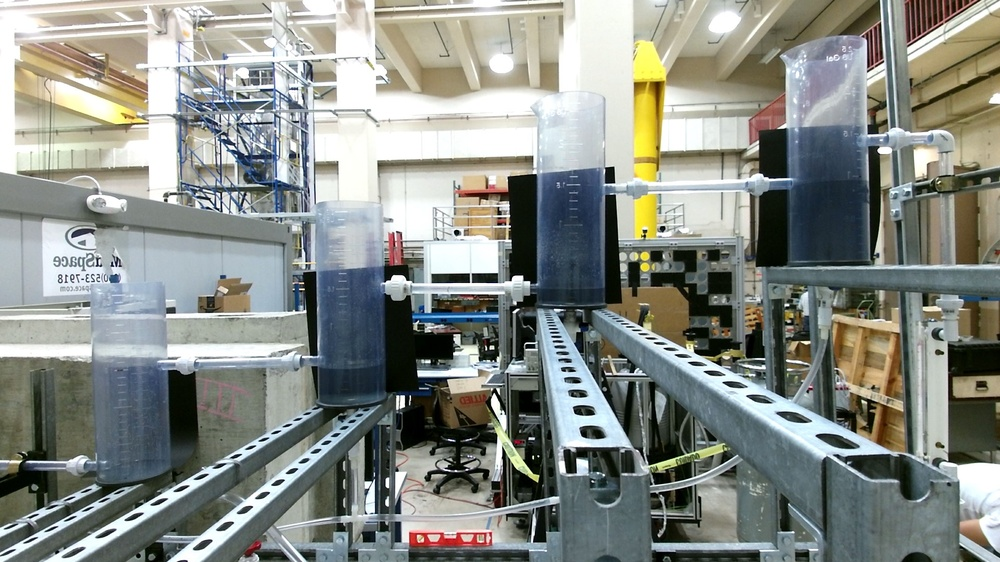
%> input picture WIN_20190628_17_29_44_Pro.jpg, 1000 x 562 px, shrunk from 1920 x 1080 before the run
$ octave get_height_test_nonideal.m   (GNU Octave 9; MATLAB toolbox functions it lacks are replaced by stand-ins)
%> lines starting %> are read from the running program, lines starting %| are printed output that depends on the picture; in (x1, y1, x2, y2) boxes, pixels count from 0 and x2, y2 are one past the last pixel; in counts of white or black regions, pixels touching at a corner belong together; the program's own positions count from 1
### get_height.m
function abs_height = get_height(filename, reference_height, initial_guess)
% Returns the fluid level in a clear container

% filename is the location of the image
% reference_height is the actual height of the container (in real life)
% Initial guess is the number of pixels associated with each important
% feature of the image. Suggested initial guesses are below.


% Currently only tested with single container need to make changes for
% multiple containers

% Suggested Changes:
% Write function that finds initial guesses for each height level of
% cylinder, right now, you would have to use regionprops() to figure out a
% reasonable inital guess
% OR
% Since camera location doesn't change, we can hard code in initial guesses

% Suggested Initial Guess:
% Smallest value of initial_guess array should correspond with the pixel
% area associated with the smallest expected amount of holdup. Largest
% value should correspond with the area of empty cylinder. To get these
% features use regionprops(), sort by area, and start excluding features
% with bwareaopen() until only regions of interest remain then pass these
% values to this function.


% reading the image
init_image = imread(filename);

% making the image gray scale
image_gray = rgb2gray(init_image);

% finding all edges in image
all_edges = edge(image_gray);

% finding smallest area in initial guess array
min_area = min(initial_guess);

% finding largest area in initial guess array
max_area = max(initial_guess);

% extracting all features of image that are within the range of the inital
% guess
clean_image = bwareafilt(all_edges, [min_area, max_area]);

% getting the region properties of the cleaned up image
image_props = regionprops(clean_image);

% image_props is a struct that contains centroid, area, and Bounding Box
% information. We just want the Bounding Box

% getting Bounding Box by coverting struct to cells
image_cells = struct2cell(image_props);
box = image_cells(3,:);

% Pulling height data and putting it into an array
s = size(box);
height = zeros(s(2),1);
for i = 1:s(2)
    height(i) = box{i}(4);
end

% The maximum height in the array corresponds to an empty tank
empty_tank = max(height);

% Converting pixel height to relative height
rel_height = height./empty_tank;

% Using given reference heights to convert relative heights to absolute
% heights
abs_height = rel_height.*reference_height;

### get_height_test_nonideal.m
% initializing filename and reference height
%reference height = tank
 filename = 'WIN_20190628_17_29_44_Pro.jpg';
% filename = 'cup_test_white_ background.jpg';
% filename = 'cropped_tank_17_27_49_Pro.jpg';
reference_height = 6;

% demonstration of regionprops() and edges()
image = imread(filename);
%> image is the input picture: size 562x1000x3 uint8; mean R, G, B 136.4, 140.6, 134.4
figure('Name','Original Image'); imshow(image);
dims = size(image)
%> dims = [562 1000 3]
bw_cup = rgb2gray(image);
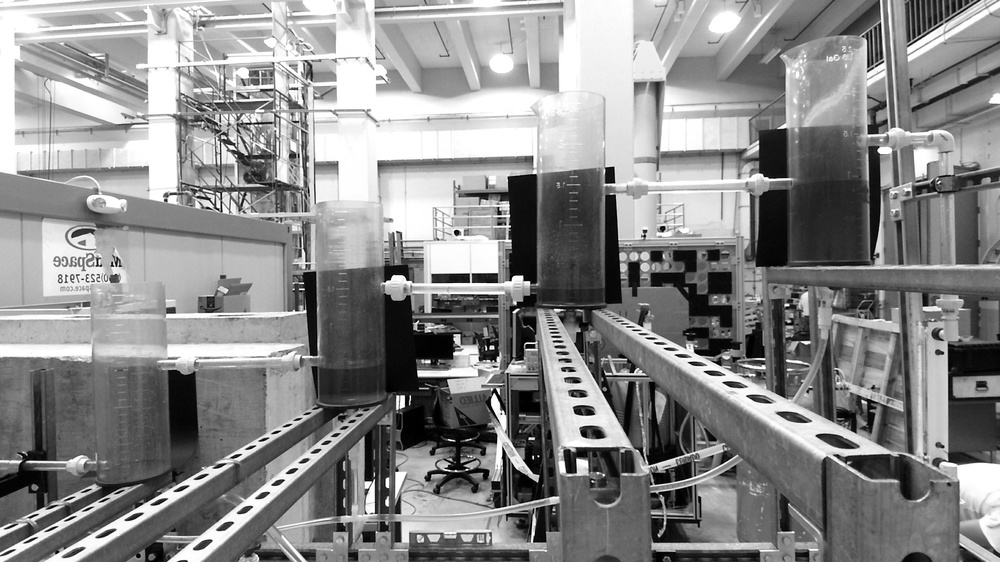
%> bw_cup: size 562x1000 uint8; min 0, max 255, mean 138.6
cup_edges = edge(bw_cup);
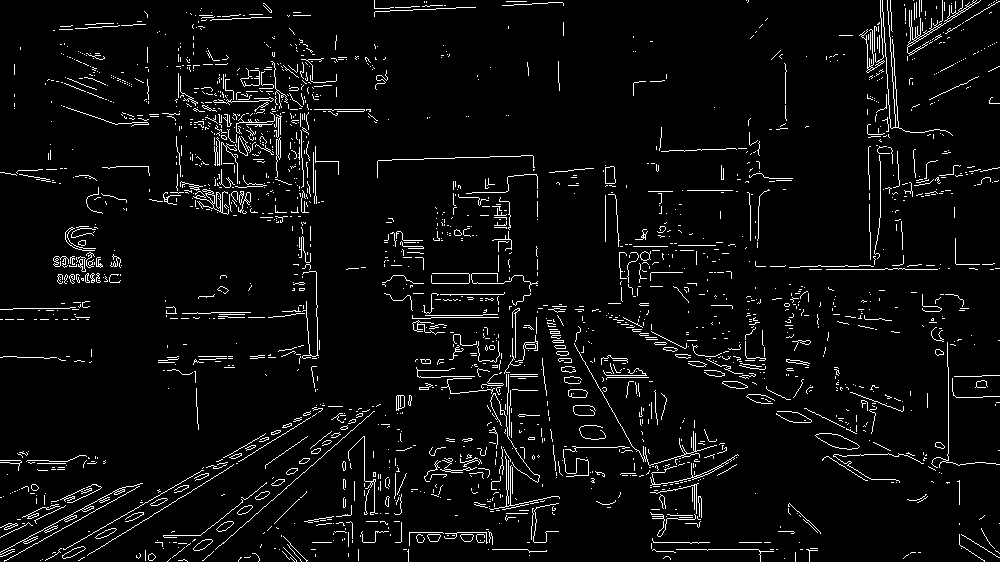
%> cup_edges: size 562x1000 logical; 4.7% white in thin lines or dots
cup_stats = regionprops(cup_edges);
%> cup_stats = 2032 regions; largest, box (x1, y1, x2, y2), Area and Centroid: (882, 0, 953, 136) 405 [896 78.7], (907, 0, 981, 56) 363 [932.8 26.6], (574, 343, 717, 466) 307 [651.8 432.9], (0, 483, 143, 553) 265 [75.8 515], (859, 0, 885, 73) 214 [874.6 47.3]
figure('Name','Edge Image'); imshow(cup_edges);


initial_guess = [30,50]; %guess for actual system

%think about ways to make this guess easier to determine
%for clean cup
%initial_guess = [1000,4000];

clean_cup = bwareafilt(cup_edges, initial_guess);
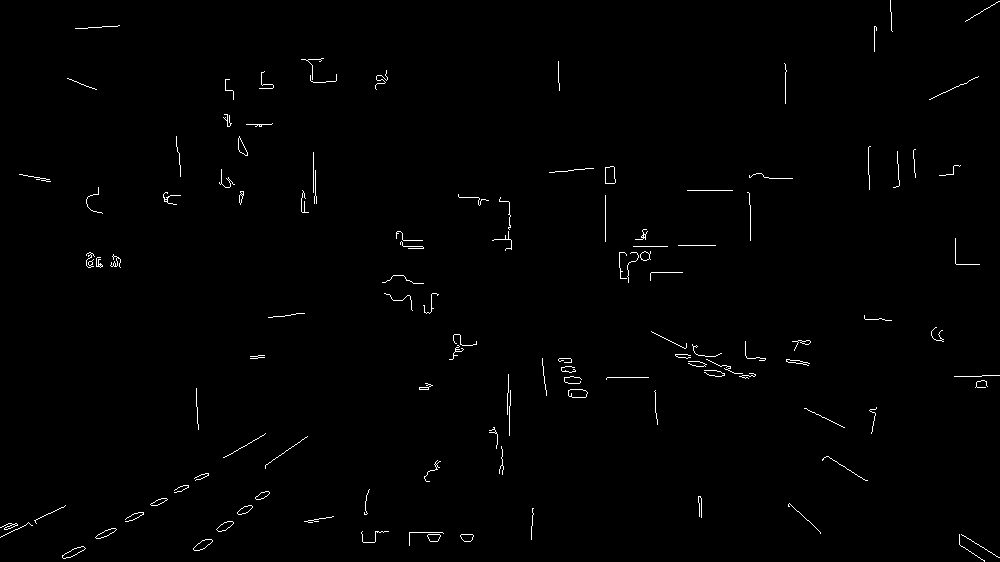
%> clean_cup: size 562x1000 logical; 0.81% white in thin lines or dots
figure('Name','Cleaned Image'); imshow(clean_cup);
hold on
figure('Name','Cleaned Image Juxtaposed'); imshow(clean_cup);
prop_stats = regionprops(clean_cup);
%> prop_stats = 115 regions; largest, box (x1, y1, x2, y2), Area and Centroid: (605, 166, 616, 184) 50 [610.6 175.9], (747, 192, 751, 241) 50 [750.7 216.5], (929, 76, 979, 100) 50 [954.5 88.6], (955, 238, 980, 265) 50 [962 258], (86, 252, 95, 268) 49 [90.4 260.7]
BB = struct2cell(prop_stats);
%> BB = 345 items
bounding_box = BB(3,:)
%> bounding_box = 115 items

% water_info = bounding_box{3}
%
%
% % Showing how to use region props to find appropriate area
% rectangle('Position', water_info, 'FaceColor', 'r')
%
% % ultimately, this funciton will need to be written into a loop to loop
% % over all images in an experimental run
%
% abs_heights = get_height(filename, reference_height,initial_guess)


% for i = 1:length(abs_heights)
% water_info = bounding_box{i};
%
%
% % Showing how to use region props to find appropriate area
% rectangle('Position', water_info, 'FaceColor', 'r')
%
% % ultimately, this funciton will need to be written into a loop to loop
% % over all images in an experimental run
%
% abs_heights = get_height(filename, reference_height,initial_guess);
%
% % Might also want to put Tank 1, Tank 2, Tank 3, Tank 4 into different
% % arrays dynamically then write to csv
%
% % Also need to exclude heights that dont make sense
% end
%
% hold off

abs_heights = get_height(filename, reference_height,initial_guess)
%> in get_height, `image_props = regionprops(clean_image);`: image_props has the same summary as prop_stats outside get_height
%> in get_height, `image_cells = struct2cell(image_props);`: image_cells = 345 items
%> in get_height, `box = image_cells(3,:);`: box = 115 items
%> in get_height, `s = size(box);`: s = [1 115]
%> the loop in get_height, `for i = 1:s(2)` made 115 passes
%> after the loop in get_height, `for i = 1:s(2)`: height = 115 values, max 49 at index 92, min 1 at index 76, mean 17.79
%> in get_height, `empty_tank = max(height);`: empty_tank = 49
%> in get_height, `rel_height = height./empty_tank;`: rel_height = 115 values, max 1 at index 92, min 0.0204 at index 76, mean 0.363
%> in get_height, `abs_height = rel_height.*reference_height;`: abs_height = 115 values, max 6 at index 92, min 0.122 at index 76, mean 2.18
%> abs_heights has the same summary as abs_height in get_height

$ run again, with cropped_tank_17_27_49_Pro.jpg copied over WIN_20190628_17_29_44_Pro.jpg
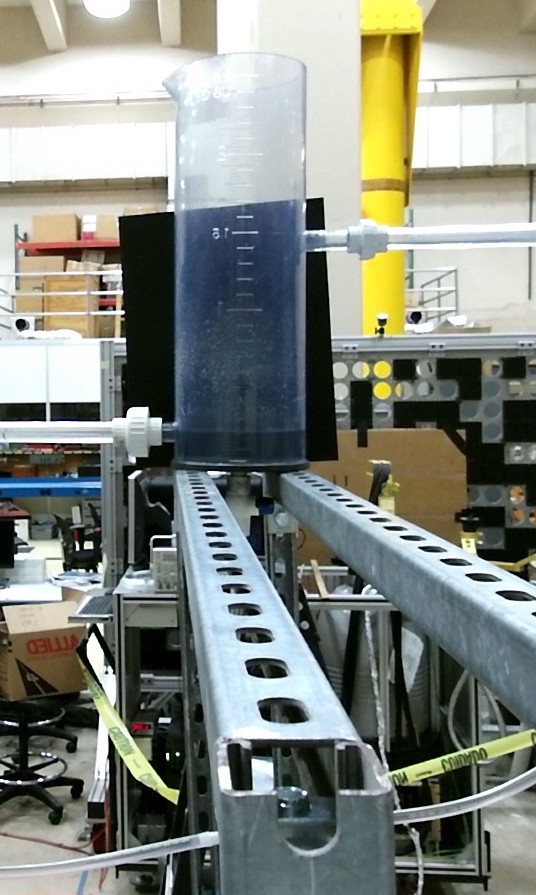
%> input picture cropped_tank_17_27_49_Pro.jpg, 536 x 895 px
%> image is the input picture: size 895x536x3 uint8; mean R, G, B 130.5, 134.9, 126.5
%> `cup_edges = edge(bw_cup);`:
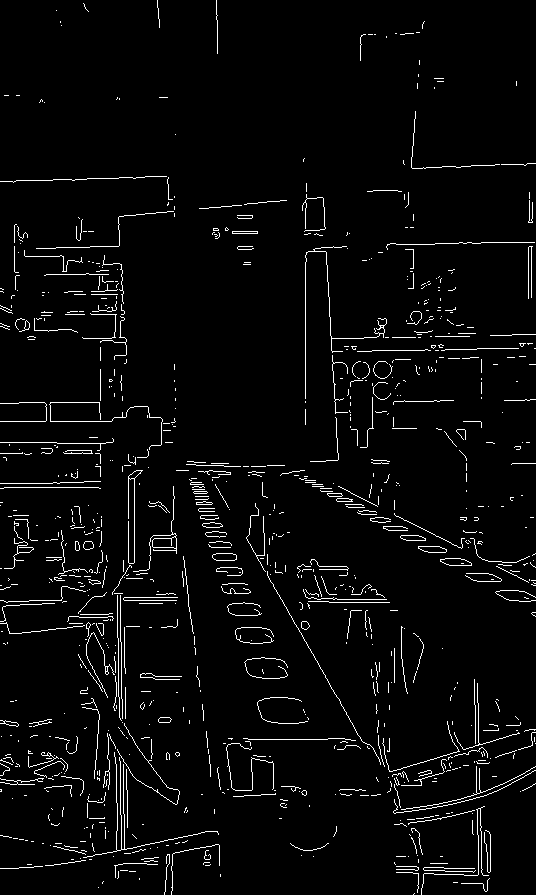
%> cup_edges: size 895x536 logical; 3.5% white in thin lines or dots
%> cup_stats = 887 regions; largest, box (x1, y1, x2, y2), Area and Centroid: (305, 246, 387, 399) 421 [331.7 313], (83, 752, 219, 858) 413 [131.4 817.3], (49, 402, 163, 450) 257 [106.7 417.1], (133, 486, 177, 572) 223 [163.8 539.9], (421, 806, 489, 895) 221 [468 854.2]
%> `clean_cup = bwareafilt(cup_edges, initial_guess);`:
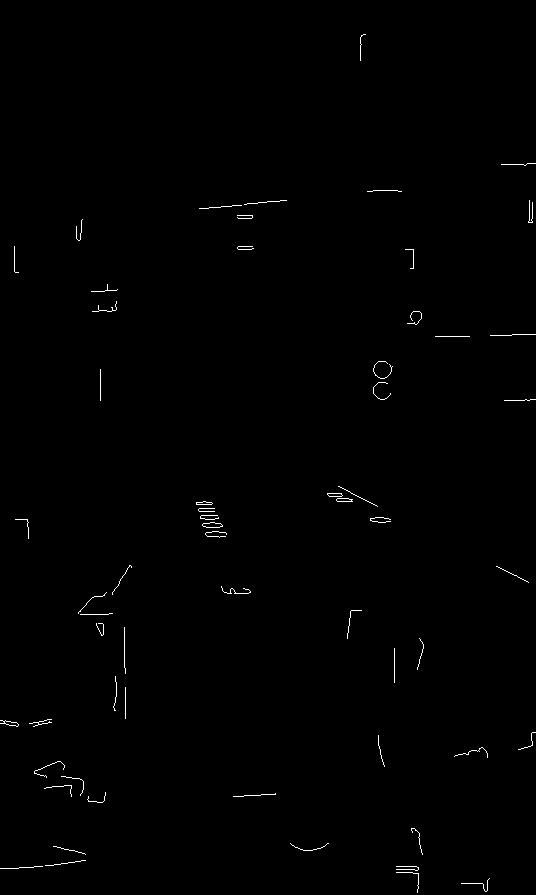
%> clean_cup: size 895x536 logical; 0.47% white in thin lines or dots
%> prop_stats = 60 regions; largest, box (x1, y1, x2, y2), Area and Centroid: (34, 761, 65, 778) 50 [48.5 769.2], (221, 586, 251, 594) 49 [236.8 592.1], (373, 361, 393, 379) 49 [383 370.3], (124, 627, 126, 674) 47 [125.1 651], (396, 866, 419, 871) 47 [408.2 868.6]
%> BB = 180 items
%> bounding_box = 60 items
%> image_props has the same summary as prop_stats outside get_height
%> image_cells = 180 items
%> box = 60 items
%> s = [1 60]
%> the loop in get_height, `for i = 1:s(2)` made 60 passes
%> after the loop in get_height, `for i = 1:s(2)`: height = 60 values, max 47 at index 21, min 1 at index 52, mean 14.38
%> empty_tank = 47
%> rel_height = 60 values, max 1 at index 21, min 0.0213 at index 52, mean 0.306
%> abs_height = 60 values, max 6 at index 21, min 0.128 at index 52, mean 1.84
%> abs_heights has the same summary as abs_height in get_height

$ run again, with WIN_20190613_13_43_38_Pro.jpg copied over WIN_20190628_17_29_44_Pro.jpg
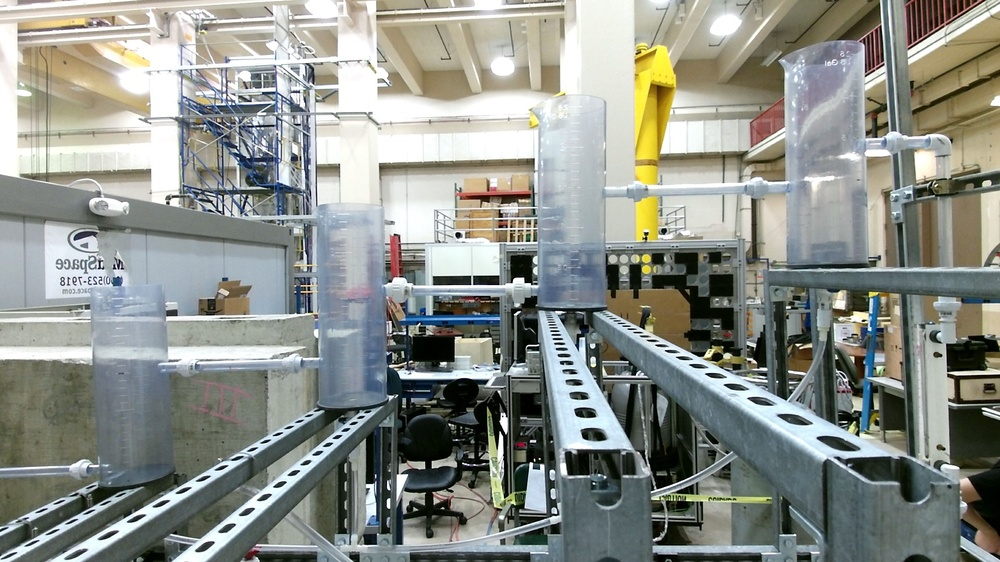
%> input picture WIN_20190613_13_43_38_Pro.jpg, 1000 x 562 px, shrunk from 1920 x 1080 before the run
%> image is the input picture: size 562x1000x3 uint8; mean R, G, B 141.3, 145.1, 138.4
%> `cup_edges = edge(bw_cup);`:
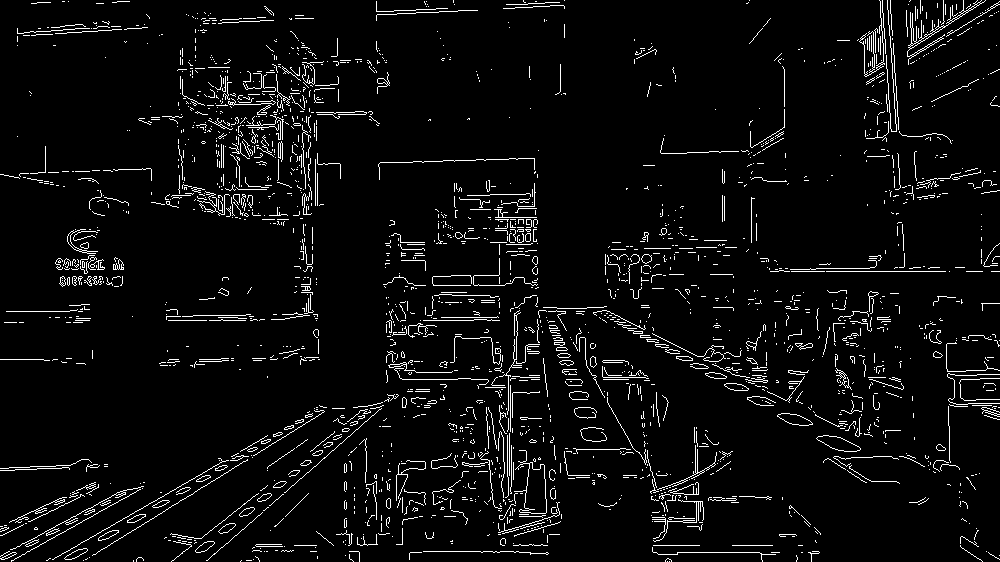
%> cup_edges: size 562x1000 logical; 4.8% white in thin lines or dots
%> cup_stats = 2193 regions; largest, box (x1, y1, x2, y2), Area and Centroid: (907, 0, 986, 65) 410 [933.8 30.6], (859, 0, 885, 77) 229 [874.6 49.1], (514, 450, 547, 514) 217 [532.2 485.8], (886, 0, 897, 132) 213 [891.4 77.7], (499, 310, 522, 415) 186 [513.8 356.8]
%> `clean_cup = bwareafilt(cup_edges, initial_guess);`:
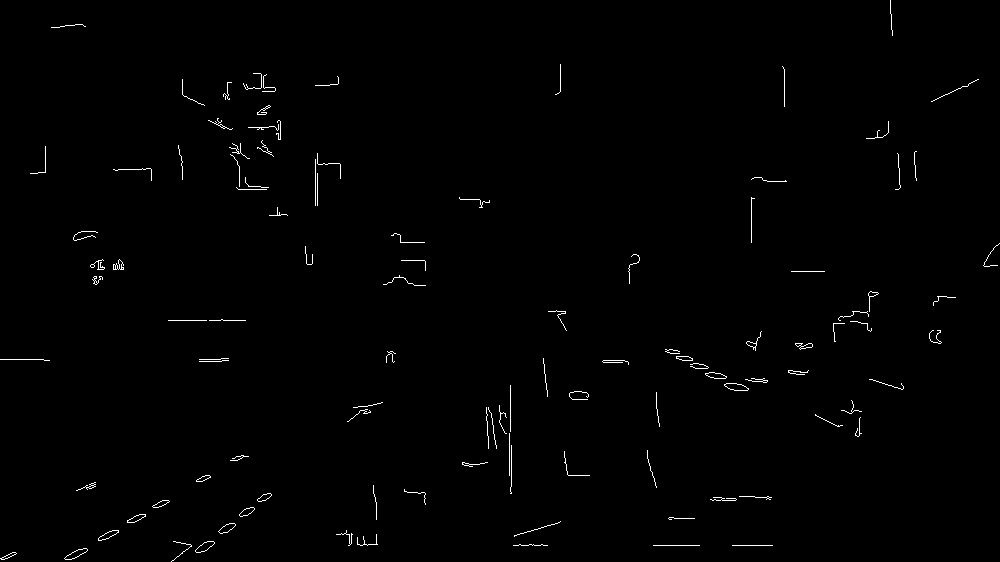
%> clean_cup: size 562x1000 logical; 0.75% white in thin lines or dots
%> prop_stats = 108 regions; largest, box (x1, y1, x2, y2), Area and Centroid: (0, 359, 50, 361) 50 [25.5 360.1], (73, 231, 98, 241) 50 [85.1 235.7], (113, 168, 152, 181) 50 [137.2 171.3], (510, 445, 512, 494) 50 [511.9 470.5], (724, 383, 749, 391) 50 [737 387.6]
%> BB = 324 items
%> bounding_box = 108 items
%> image_props has the same summary as prop_stats outside get_height
%> image_cells = 324 items
%> box = 108 items
%> s = [1 108]
%> the loop in get_height, `for i = 1:s(2)` made 108 passes
%> after the loop in get_height, `for i = 1:s(2)`: height = 108 values, max 49 at index 63, min 1 at index 15, mean 16.31
%> empty_tank = 49
%> rel_height = 108 values, max 1 at index 63, min 0.0204 at index 15, mean 0.333
%> abs_height = 108 values, max 6 at index 63, min 0.122 at index 15, mean 2
%> abs_heights has the same summary as abs_height in get_height
